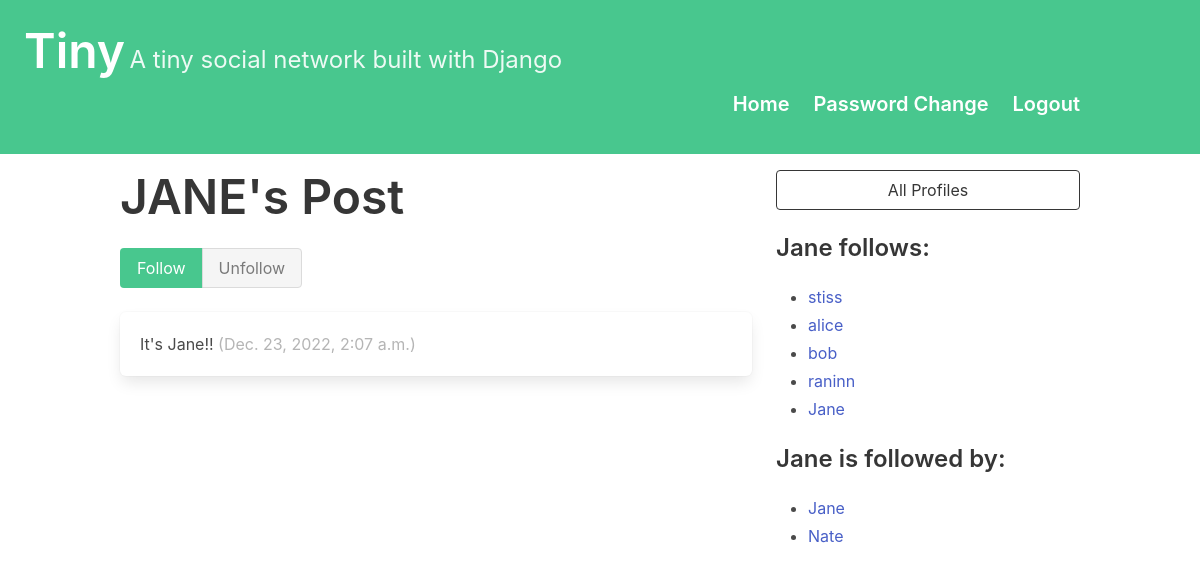
The app's page /profile/5 (signed in) with its own data.
### dwitter/models.py (models this page shows, shortened)
class Profile(models.Model):
    user = models.OneToOneField(User, on_delete=models.CASCADE)
    follows = models.ManyToManyField(
        "self",
        related_name="followed_by",
        symmetrical=False,
        blank=True
    )
    def __str__(self):
        return self.user.username

class Dweet(models.Model):
    user = models.ForeignKey(User,
                             related_name="dweets",
                             on_delete=models.DO_NOTHING)
    body = models.CharField(max_length=140)
    created_at = models.DateTimeField(auto_now_add=True)

### dwitter/views.py (the view, shortened to what this page needs)
# urls.py: path("profile/<int:pk>", profile, name="profile"),
def profile(request, pk):
    if not hasattr(request.user, 'profile'):
        missing_profile = Profile(user=request.user)
        missing_profile.save()
    profile = Profile.objects.get(pk=pk)
    return render(request, "dwitter/profile.html", {"profile": profile})

### dwitter/templates/dwitter/profile.html (shortened to what this page needs)
{% extends 'base.html' %}
{% block content %}
<div class="column">
    <div class="block">
    <h1 class="title is-1">
        {{profile.user.username|upper}}'s Post
    </h1>
    <form method="post">
        <div class="buttons has-addons">
        {% if profile in user.profile.follows.all %}
            <button class="button is-success is-static">
                Follow
            </button>
            <button class="button is-danger"
                    name="follow"
                    value="unfollow">
                Unfollow
            </button>
        {% else %}
            <button class="button is-success"
                    name="follow"
                    value="follow">
                Follow
            </button>
            <button class="button is-danger is-static">
                Unfollow
            </button>
        {% endif %}
        </div>
    </form>
    </div>
    <div class="content">
        {% for dweet in profile.user.dweets.all %}
            <div class="box">
                {{ dweet.body }}
                <span class="is-small has-text-grey-light">
                    ({{ dweet.created_at }})
                </span>
            </div>
        {% endfor %}
    </div>
</div>
<div class="column is-one-third">
    <div class="block">
        <a href="{% url 'dwitter:profile_list' %}">
            <button class="button is-dark is-outlined is-fullwidth">
                All Profiles
            </button>
        </a>
    </div>
    <div class="block">
        <h3 class="title is-4">
            {{profile.user.username}} follows:
        </h3>
        <div class="content">
            <ul>
            {% for following in profile.follows.all %}
                <li>
                    <a href="{% url 'dwitter:profile' following.id %}">
                        {{ following }}
                    </a>
                </li>
            {% endfor %}
            </ul>
        </div>
    </div>
    <div class="block">
        <h3 class="title is-4">
            {{profile.user.username}} is followed by:
        </h3>
        <div class="content">
            <ul>
            {% for follower in profile.followed_by.all %}
                <li>
                    <a href="{% url 'dwitter:profile' follower.id %}">
                        {{ follower }}
                    </a>
                </li>
            {% endfor %}
            </ul>
        </div>
    </div>
</div>
{% endblock content %}

### records on screen
Profile: user.username "JANE", user.username "Jane"
Dweet: body "It's Jane!!", created_at "Dec. 23, 2022, 2:07 a.m."
Profile: user.username "stiss"
Profile: user.username "alice"
Profile: user.username "bob"
Profile: user.username "raninn"
Profile: user.username "Nate"
